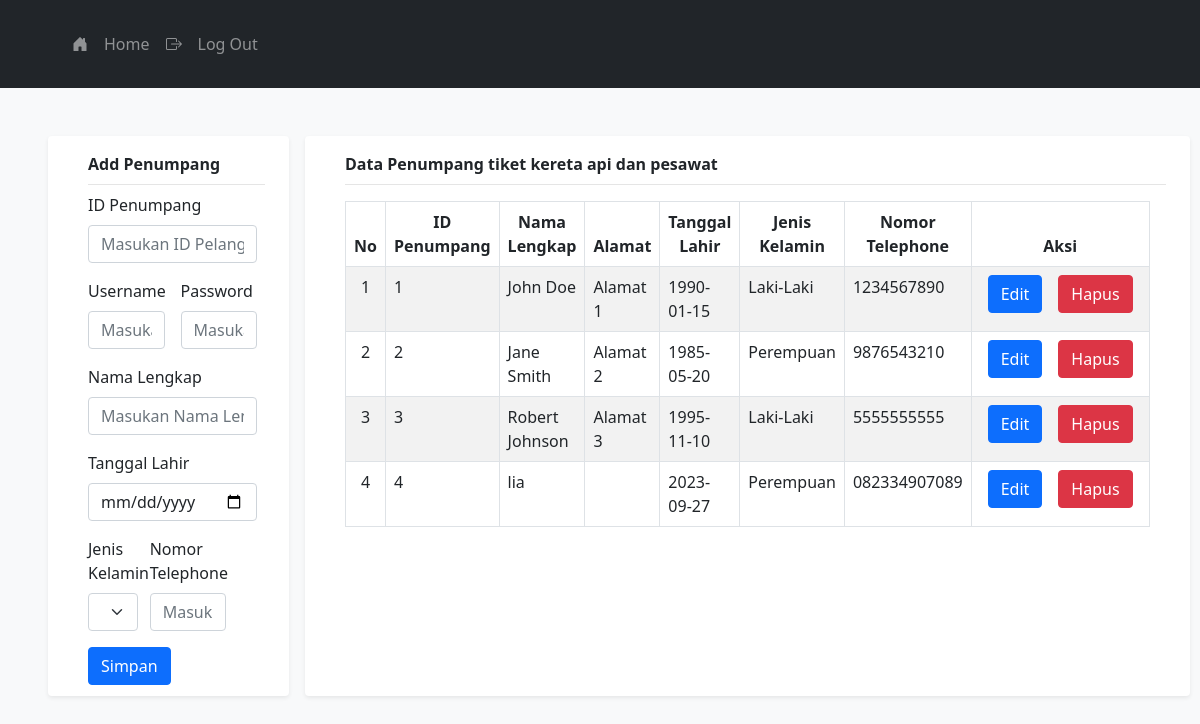
/admin/data_pelanggan.php (signed in), run on the app's committed database.
### tables this page shows
CREATE TABLE `penumpang` (
  `id_penumpang` int(11) NOT NULL,
  `username` varchar(255) NOT NULL,
  `password` varchar(255) NOT NULL,
  `nama_penumpang` varchar(255) NOT NULL,
  `alamat_penumpang` varchar(255) DEFAULT NULL,
  `tanggal_lahir` date DEFAULT NULL,
  `jenis_kelamin` varchar(10) DEFAULT NULL,
  `telefone` varchar(15) DEFAULT NULL
);

### admin/data_pelanggan.php (the view, shortened to what this page needs)
<!DOCTYPE html>
<html lang="en">
<head>
    <link href="https://cdn.jsdelivr.net/npm/bootstrap@5.3.0-alpha2/dist/css/bootstrap.min.css"
            rel="stylesheet">
    <link href="https://cdn.jsdelivr.net/npm/bootstrap@5.3.0-alpha2/dist/css/bootstrap.min.css"
            rel="stylesheet">
    <link href="/css/bootstrap.min.css" rel="stylesheet">
</head>
<body class="bg-light">
    <?php
        include '../fragments/navbar_admin.php';
    ?>
    <div class="d-flex flex-direction-nav">
    <div class="container ms-5 mt-5 shadow-sm bg-body rounded" style="width: 40rem; height: 35rem;">
    <div class="pt-3 ms-3 mb-2 fw-bold pb-2" style="border-bottom: 1px solid #e5e5e5;">Add Penumpang</div>
        <form class="row g-3 ps-3 pe-2 pb-5" action="add_data_pelanggan_action.php" method="POST">
            <div class="col-12">
                <label for="inputAddress" class="form-label">ID Penumpang</label>
                <input type="text" class="form-control" id="id_penumpang" name="id_penumpang" placeholder="Masukan ID Pelanggan" required>
            </div>
            <div class="col-md-6">
                <label for="inputEmail4" class="form-label">Username</label>
                <input type="text" class="form-control" id="username" name="username" placeholder="Masukan Username" required>
            </div>
            <div class="col-md-6">
                <label for="inputPassword4" class="form-label">Password</label>
                <input type="password" class="form-control" id="password" name="password" placeholder="Masukan Password" required>
            </div>
            <div class="col-12">
                <label for="inputAddress" class="form-label">Nama Lengkap</label>
                <input type="text" class="form-control" id="nama_penumpang" name="nama_penumpang" placeholder="Masukan Nama Lengkap" required>
            </div>
            <div class="col-12">
                <label for="inputNama" class="form-label">Tanggal Lahir</label>
                <input type="date" class="form-control" id="tanggal_lahir" name="tanggal_lahir" placeholder="Masukan Tanggal Lahir" required>
            </div>
            <div class="col-md-4">
                <label for="inputIdTarif" class="form-label">Jenis Kelamin</label>
                <select id="jenis_kelamin" name="jenis_kelamin" class="form-select">
                    <option selected>Pilih</option>
                </select>
            </div>
            <div class="col-md-6">
                <label for="inputCity" class="form-label">Nomor Telephone</label>
                <input type="text" class="form-control" id="telefone" name="telefone" placeholder="Masukan Nomor Telefone" required>
            </div>
            <div class="col-12">
                <button type="submit" class="btn btn-primary">Simpan</button>
            </div>
        </form>
    </div>
    <div class="container shadow-sm me-3 mt-5 ms-3 bg-body rounded">
    <div class="pt-3 ms-3 mb-2 fw-bold pb-2" style="border-bottom: 1px solid #e5e5e5;">Data Penumpang tiket kereta api dan pesawat</div>
    <div class="d-flex justify-content-center pt-2 pb-5 ps-3 pe-3">
    <table class="table table-bordered table-striped">
        <thead class="text-center">
            <th styles="width:20%"> No </th>
            <th styles="width:20%"> ID Penumpang </th>
            <th styles="width:20%"> Nama Lengkap </th>
            <th styles="width:10%"> Alamat </th>
            <th styles="width:10%"> Tanggal Lahir </th>
            <th styles="width:10%"> Jenis Kelamin </th>
            <th styles="width:10%"> Nomor Telephone </th>
            <th styles="width:10%"> Aksi </th>
        </thead>
        <tbody>
            <?php
                require '../config/koneksi.php';
                try{
                    $stmt = $pdo->query("SELECT * FROM penumpang");
                    $i = 1;
                    while ($row = $stmt->fetch()){
                    echo"<tr>
                        <td class='text-center'>$i</td>
                        <td>".$row["id_penumpang"]."</td>
                        <td>".$row["nama_penumpang"]."</td>
                        <td>".$row["alamat_penumpang"]."</td>
                        <td>".$row["tanggal_lahir"]."</td>
                        <td>".$row["jenis_kelamin"]."</td>
                        <td>".$row["telefone"]."</td>
                        <td>
                            <div class='d-flex justify-content-center'>
                                <a  id='update' href='edit_pelanggan.php?id_penumpang=".$row["id_penumpang"]."' class='btn btn-primary mx-2'>Edit</a>
                                <a id='delete' href='delete_pelanggan.php?id_penumpang=".$row["id_penumpang"]."' class='btn btn-danger mx-2'>Hapus</a>
                            </div>
                        </td>
                    </tr>
                    "; $i++;}
                } catch(PDOException $e){
                    exit("PDO Error: ".$e->getMessage()."<br>");
                }
            ?>
        </tbody>
    </table>
    </div>
    </div>
    </div>
</body>
</html>

### fragments/navbar_admin.php (shortened to what this page needs)
<!DOCTYPE html>
<html lang="en">
<head>
</head>
<body>
    <div class="navbar navbar-expand-lg bg-dark">
        <div class="container-fluid">
            <header class="d-flex justify-content-between py-3 px-5">
                <div>
                <ul class="nav nav-pills">
                    <li class="nav-item d-inline-flex align-items-center">
                        <a href="data_pelanggan.php" class="nav-link text-white-50" aria-current="page">Home</a>
                    </li>
                </ul>
                </div>
                <div>
                <ul class="nav nav-pills d-inline-flex align-items-center">
                    <li class="nav-item"><a href="../index.php" class="nav-link text-white-50">Log Out</a></li>
                </ul>
                </div>
            </header>
        </div>
    </div>
</body>
</html>

### data on the page
penumpang: id_penumpang "1", nama_penumpang "John Doe", alamat_penumpang "Alamat 1", tanggal_lahir "1990-01-15", jenis_kelamin "Laki-Laki", telefone "1234567890"
penumpang: id_penumpang "2", nama_penumpang "Jane Smith", alamat_penumpang "Alamat 2", tanggal_lahir "1985-05-20", jenis_kelamin "Perempuan", telefone "9876543210"
penumpang: id_penumpang "3", nama_penumpang "Robert Johnson", alamat_penumpang "Alamat 3", tanggal_lahir "1995-11-10", jenis_kelamin "Laki-Laki", telefone "5555555555"
penumpang: id_penumpang "4", nama_penumpang "lia", tanggal_lahir "2023-09-27", jenis_kelamin "Perempuan", telefone "082334907089"
